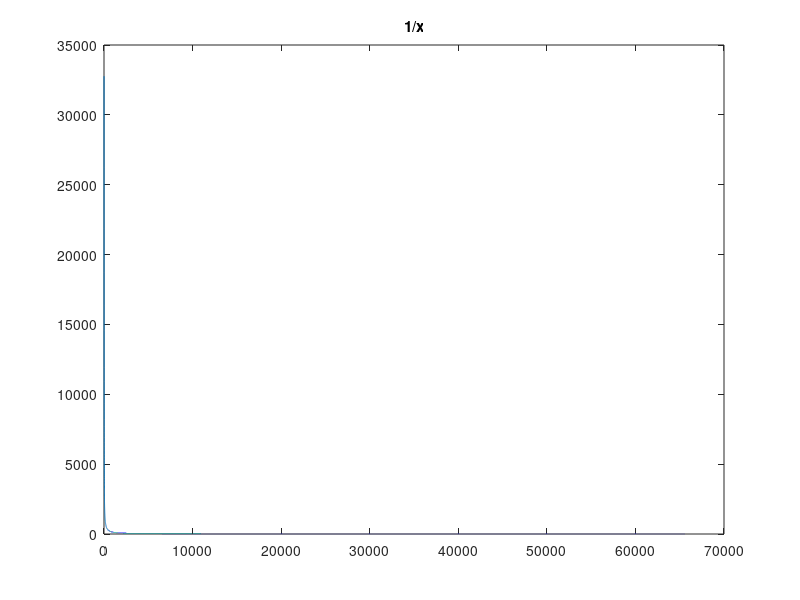
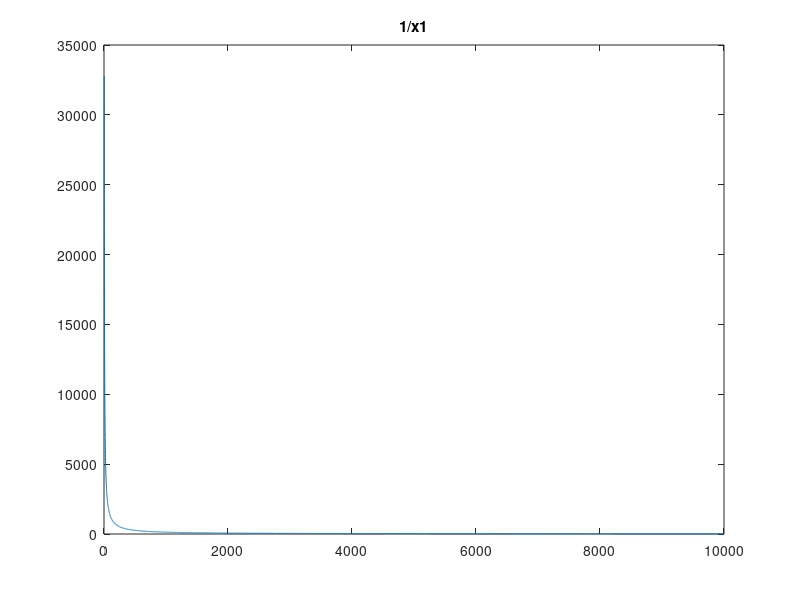
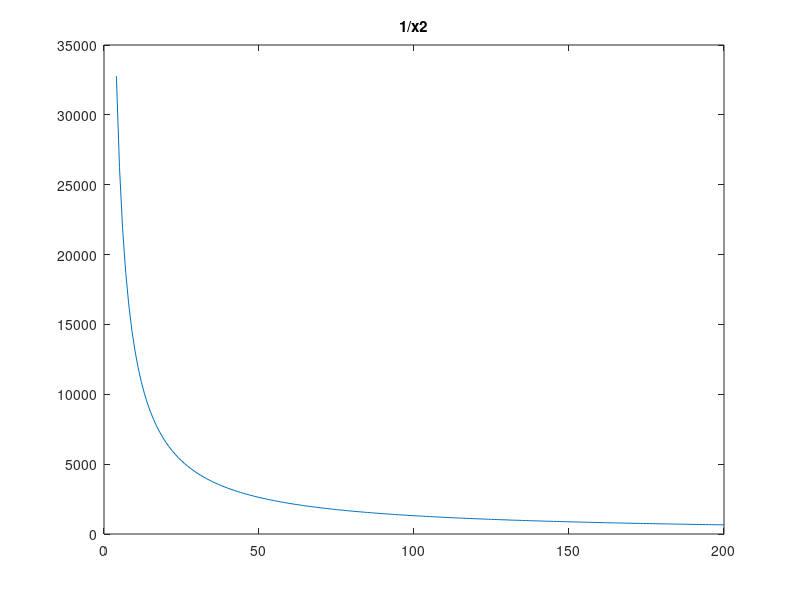
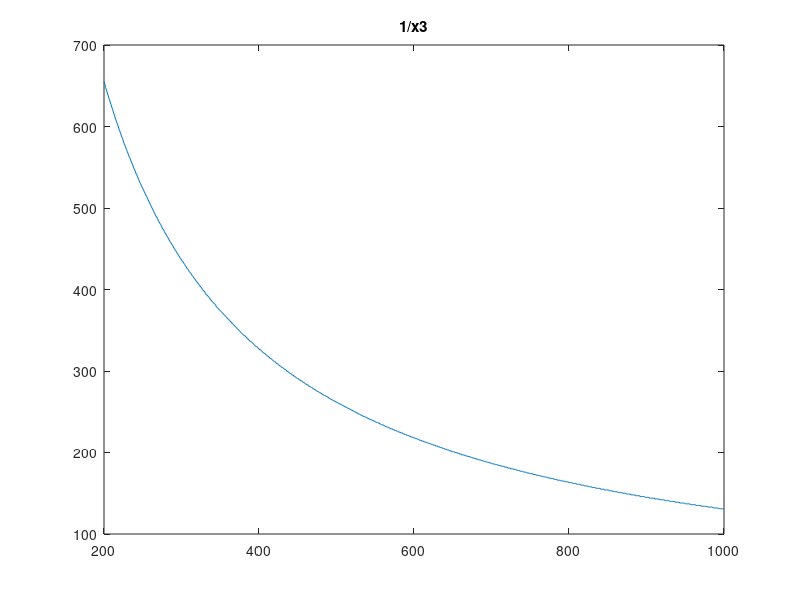

MATLAB code for these plots, in order:
x=4:1:2^16;
y=floor((2^17)*1./x);
x1 = 4:1:10000;
y1=floor((2^17)*1./x1);
x2 = 4:1:200;
y2=floor((2^17)*1./x2);
x3 = 200:1000;
y3=floor((2^17)*1./x3);
figure(1);plot(x,y);title('1/x');
figure(2);plot(x1,y1);title('1/x1');
figure(3);plot(x2,y2);title('1/x2');
figure(4);plot(x3,y3);title('1/x3');

x4 = 1000:2000;
y4=floor((2^17)*1./x4);
figure(5);plot(x4,y4);title('1/x4');


x5 = 1:1000;
y5=floor((2^17)*1./x5);
figure(6);plot(x5,y5);title('1/x5');
